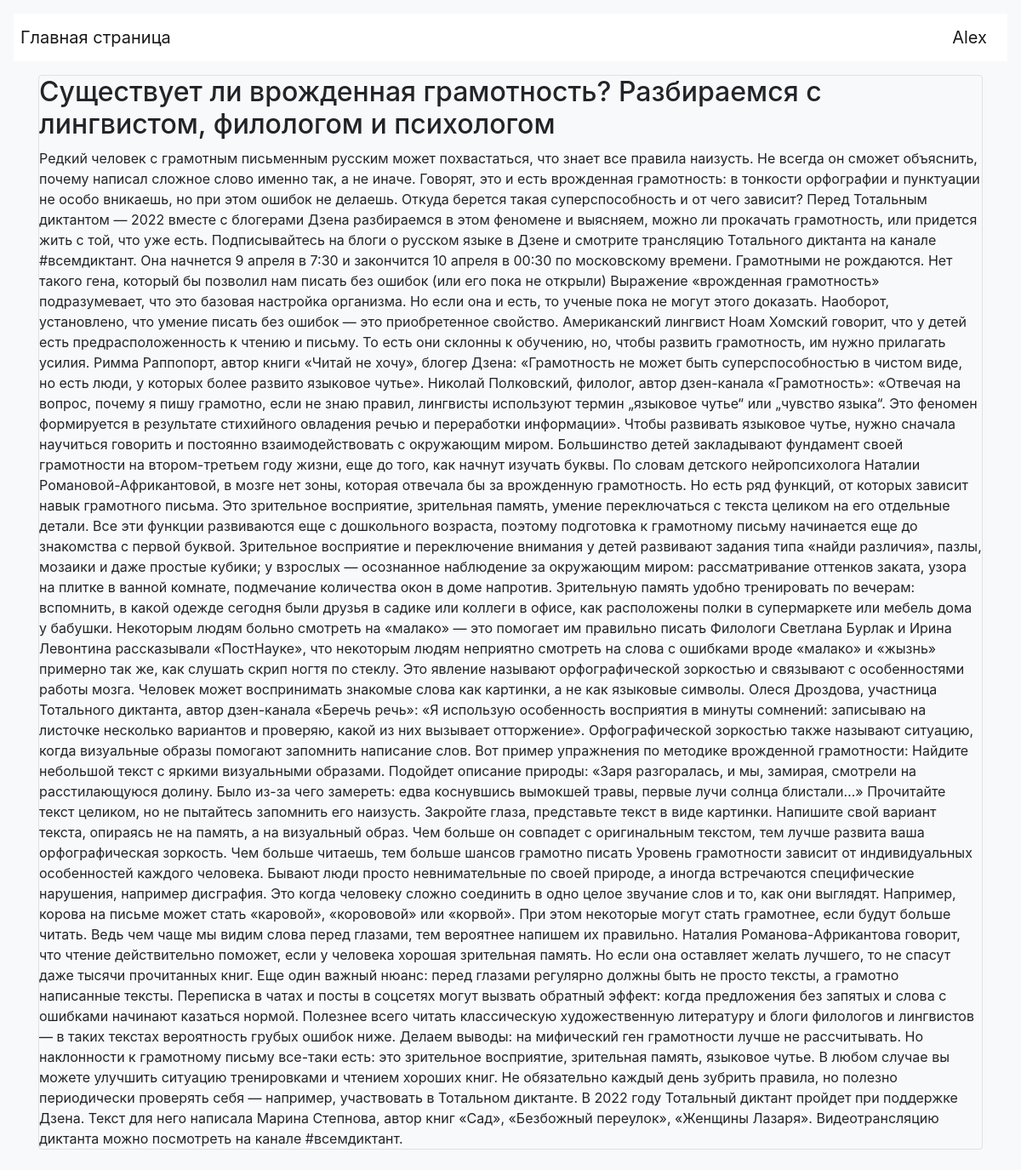
The app's page /news/1/ (signed in) with its own data.
### data/users.py (models this page shows, shortened)
class User(SqlAlchemyBase, UserMixin):  # класс пользователя
    __tablename__ = 'users'
    id = sqlalchemy.Column(sqlalchemy.Integer,
                           primary_key=True, autoincrement=True)
    name = sqlalchemy.Column(sqlalchemy.String, nullable=True)
    about = sqlalchemy.Column(sqlalchemy.String, nullable=True)
    email = sqlalchemy.Column(sqlalchemy.String,
                              index=True, unique=True, nullable=True)
    hashed_password = sqlalchemy.Column(sqlalchemy.String, nullable=True)
    created_date = sqlalchemy.Column(sqlalchemy.DateTime,
                                     default=datetime.datetime.now)
    news = orm.relation("News", back_populates='user')

### data/news.py (models this page shows)
class News(SqlAlchemyBase):  # класс постов
    __tablename__ = 'news'
    id = sqlalchemy.Column(sqlalchemy.Integer,
                           primary_key=True, autoincrement=True)
    title = sqlalchemy.Column(sqlalchemy.String, nullable=True)
    content = sqlalchemy.Column(sqlalchemy.String, nullable=True)
    created_date = sqlalchemy.Column(sqlalchemy.DateTime,
                                     default=datetime.datetime.now)
    is_private = sqlalchemy.Column(sqlalchemy.Boolean, default=True)
    user_id = sqlalchemy.Column(sqlalchemy.Integer,
                                sqlalchemy.ForeignKey("users.id"))
    user = orm.relation('User')

### main.py (the view)
@app.route('/news/<int:id>/', methods=['GET', 'POST'])  # просмотр поста
def view(id):
    db_sess = db_session.create_session()
    news = db_sess.query(News).filter(News.id == id).first()
    return render_template('view.html', news=news)

### data/db_session.py (called while the page is built)
def create_session() -> Session:
    global __factory
    return __factory()

### main.py (called while the page is built)
@login_manager.user_loader
def load_user(user_id):
    db_sess = db_session.create_session()
    return db_sess.query(User).get(user_id)

### templates/view.html
{% extends "base.html" %}
{% block content %}
<div class="col-md6 border rounded">
    <h2>{{news.title}}</h2>
    <div>
        {{news.content}}
    </div>
</div>
{% endblock %}

### templates/base.html (shortened to what this page needs)
<!doctype html>
<html lang="en">
<head>
    <link rel="stylesheet"
          href="https://stackpath.bootstrapcdn.com/bootstrap/4.4.1/css/bootstrap.min.css"
>
</head>
<body class="p-3 mb-2 bg-light">
<header>
    <nav class="navbar navbar-light p-2 mb-3 bg-white">
        <a class="navbar-brand" href="/">Главная страница</a>
        {% if current_user.is_authenticated %}
            <a class="navbar-brand" href="/logout">{{ current_user.name }}</a>
        {% else %}
            <p>
            <a class="btn btn-primary " href="/register">Зарегистрироваться</a>
            <a class="btn btn-success" href="/login">Войти</a>
            </p>
        {% endif %}
    </nav>
</header>
<main role="main" class="container">
    {% block content %}{% endblock %}
</main>
</body>
</html>

### records on screen
User: name "Alex"
News: title "Существует ли врожденная грамотность? Разбираемся с лингвистом, филологом и психологом", content "Редкий человек с грамотным письменным русским может похвастаться, что знает все правила наизусть. Не всегда он сможет объяснить, почему написал сложное слово именно так, а не иначе. Говорят, это и есть врожденная грамотность: в тонкости орфографии и пунктуации не особо вникаешь, но при этом ошибок не делаешь. Откуда берется такая суперспособность и от чего зависит? Перед Тотальным диктантом — 2022 вместе с блогерами Дзена разбираемся в этом феномене и выясняем, можно ли прокачать грамотность, или придется жить с той, что уже есть. Подписывайтесь на блоги о русском языке в Дзене и смотрите трансляцию Тотального диктанта на канале #всемдиктант. Она начнется 9 апреля в 7:30 и закончится 10…"
